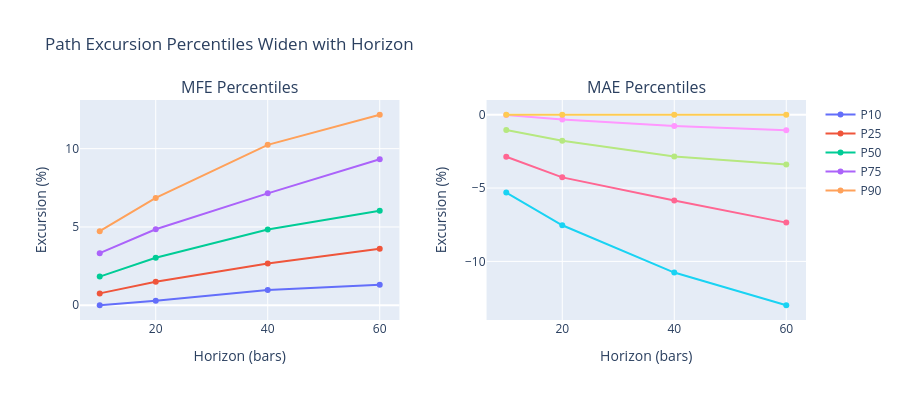

Write notebook code for a chart like this one.
### Code cell
fig.update_xaxes(title_text="Horizon (bars)", row=1, col=1)
fig.update_xaxes(title_text="Horizon (bars)", row=1, col=2)
fig.update_yaxes(title_text="Excursion (%)", row=1, col=1)
fig.update_yaxes(title_text="Excursion (%)", row=1, col=2)

fig.update_layout(
    title="Path Excursion Percentiles Widen with Horizon",
    height=400,
)
fig.show()

### Figure 1 — Plotly figure (JSON) as saved in the notebook; plotly's stock layout.template omitted (floating-point values rounded to 4 significant figures)
{"data": [{"mode": "lines+markers", "name": "P10", "type": "scatter", "x": [10, 20, 40, 60], "xaxis": "x", "y": [0.0, 0.292, 0.9786, 1.307], "yaxis": "y"}, {"mode": "lines+markers", "name": "P25", "type": "scatter", "x": [10, 20, 40, 60], "xaxis": "x", "y": [0.7574, 1.503, 2.665, 3.612], "yaxis": "y"}, {"mode": "lines+markers", "name": "P50", "type": "scatter", "x": [10, 20, 40, 60], "xaxis": "x", "y": [1.829, 3.029, 4.838, 6.036], "yaxis": "y"}, {"mode": "lines+markers", "name": "P75", "type": "scatter", "x": [10, 20, 40, 60], "xaxis": "x", "y": [3.327, 4.856, 7.146, 9.323], "yaxis": "y"}, {"mode": "lines+markers", "name": "P90", "type": "scatter", "x": [10, 20, 40, 60], "xaxis": "x", "y": [4.727, 6.851, 10.25, 12.17], "yaxis": "y"}, {"mode": "lines+markers", "name": "P10", "showlegend": false, "type": "scatter", "x": [10, 20, 40, 60], "xaxis": "x2", "y": [-5.303, -7.536, -10.76, -12.99], "yaxis": "y2"}, {"mode": "lines+markers", "name": "P25", "showlegend": false, "type": "scatter", "x": [10, 20, 40, 60], "xaxis": "x2", "y": [-2.863, -4.27, -5.845, -7.356], "yaxis": "y2"}, {"mode": "lines+markers", "name": "P50", "showlegend": false, "type": "scatter", "x": [10, 20, 40, 60], "xaxis": "x2", "y": [-1.035, -1.769, -2.848, -3.399], "yaxis": "y2"}, {"mode": "lines+markers", "name": "P75", "showlegend": false, "type": "scatter", "x": [10, 20, 40, 60], "xaxis": "x2", "y": [-0.01679, -0.3235, -0.7665, -1.055], "yaxis": "y2"}, {"mode": "lines+markers", "name": "P90", "showlegend": false, "type": "scatter", "x": [10, 20, 40, 60], "xaxis": "x2", "y": [0.0, 0.0, 0.0, 0.0], "yaxis": "y2"}], "layout": {"annotations": [{"font": {"size": 16}, "showarrow": false, "text": "MFE Percentiles", "x": 0.22, "xanchor": "center", "xref": "paper", "y": 1.0, "yanchor": "bottom", "yref": "paper"}, {"font": {"size": 16}, "showarrow": false, "text": "MAE Percentiles", "x": 0.78, "xanchor": "center", "xref": "paper", "y": 1.0, "yanchor": "bottom", "yref": "paper"}], "height": 400, "title": {"text": "Path Excursion Percentiles Widen with Horizon"}, "xaxis": {"anchor": "y", "domain": [0.0, 0.44], "title": {"text": "Horizon (bars)"}}, "xaxis2": {"anchor": "y2", "domain": [0.56, 1.0], "title": {"text": "Horizon (bars)"}}, "yaxis": {"anchor": "x", "domain": [0.0, 1.0], "title": {"text": "Excursion (%)"}}, "yaxis2": {"anchor": "x2", "domain": [0.0, 1.0], "title": {"text": "Excursion (%)"}}}}
